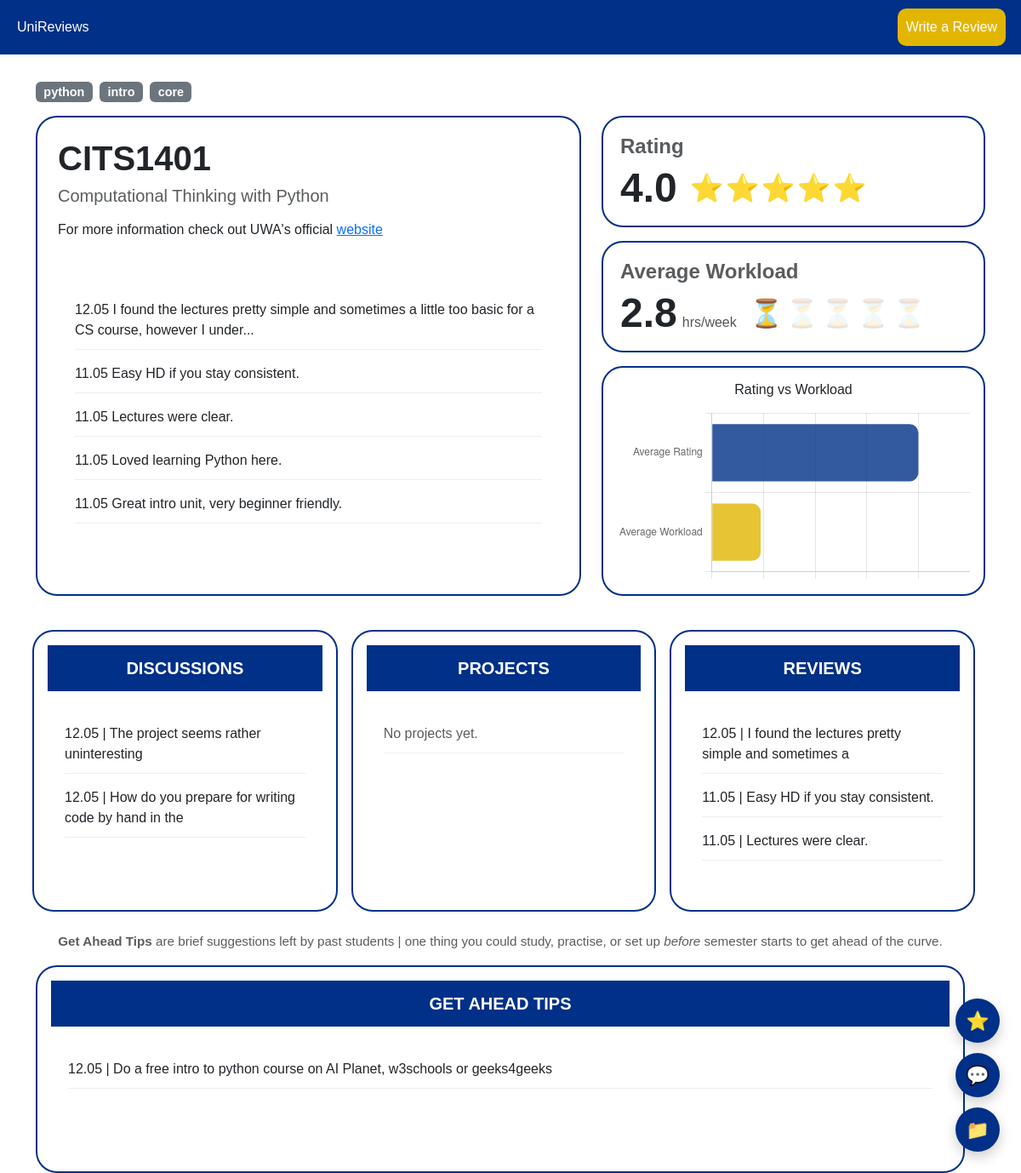
/unit/CITS1401, run on the app's committed database.
### app/models.py (models this page shows, shortened)
class Unit(db.Model):
    __tablename__ = "units"
    code = db.Column(
        db.String(16),
        primary_key=True
    )
    name = db.Column(
        db.String(255),
        nullable=False
    )
    level = db.Column(
        db.Integer,
        nullable=False
    )
    handbook_link = db.Column(db.String(500))
    tags = db.Column(db.JSON, default=list)
    prerequisites = db.Column(db.JSON, default=list)
    tips = db.Column(db.Text)
    reviews = db.relationship(
        "Review",
        back_populates="unit",
        cascade="all, delete-orphan",
        order_by="desc(Review.created_at)"
    )
    discussions = db.relationship(
        "Discussion",
        back_populates="unit",
        cascade="all, delete-orphan",
        order_by="desc(Discussion.created_at)"
    )
    projects = db.relationship(
        "Project",
        back_populates="unit",
        cascade="all, delete-orphan",
        order_by="desc(Project.created_at)"
    )
    @property
    def rating(self):
        if not self.reviews:
            return 0.0
        return sum(r.rating for r in self.reviews) / len(self.reviews)
    @property
    def workload(self):
        if not self.reviews:
            return 0.0
        return sum(r.workload for r in self.reviews) / len(self.reviews)

class Review(db.Model):
    __tablename__ = "reviews"
    review_id = db.Column(db.Integer, primary_key=True)
    unit_code = db.Column(
        db.String(16),
        db.ForeignKey("units.code"),
        nullable=False
    )
    author_id = db.Column(
        db.Integer,
        db.ForeignKey("users.user_id"),
        nullable=False
    )
    rating = db.Column(db.Float, nullable=False)
    workload = db.Column(db.Float, nullable=False)
    content = db.Column(db.Text, nullable=False)
    get_ahead_tip = db.Column(db.String(200), nullable=True)
    created_at = db.Column(
        db.DateTime,
        default=lambda: datetime.now(timezone.utc)
    )
    unit = db.relationship(
        "Unit",
        back_populates="reviews"
    )
    author = db.relationship(
        "User",
        back_populates="reviews"
    )

class Discussion(db.Model):
    __tablename__ = "discussions"
    discussion_id = db.Column(
        db.Integer,
        primary_key=True
    )
    unit_code = db.Column(
        db.String(16),
        db.ForeignKey("units.code"),
        nullable=False
    )
    author_id = db.Column(
        db.Integer,
        db.ForeignKey("users.user_id"),
        nullable=False
    )
    title = db.Column(
        db.String(255),
        nullable=False
    )
    body = db.Column(
        db.Text,
        nullable=False
    )
    created_at = db.Column(
        db.DateTime,
        default=lambda: datetime.now(timezone.utc)
    )
    upvotes = db.Column(db.Integer, default=0)
    downvotes = db.Column(db.Integer, default=0)
    voters = db.Column(db.JSON, default=list)
    unit = db.relationship(
        "Unit",
        back_populates="discussions"
    )
    author = db.relationship(
        "User",
        back_populates="discussions"
    )
    comments = db.relationship(
        "Comment",
        back_populates="discussion",
        cascade="all, delete-orphan",
        order_by="desc(Comment.created_at)"
    )

### app/routes.py (the view)
@main.route("/unit/<code>")
def unit_page(code):
    unit = Unit.query.get_or_404(code)
    return render_template(
        "unit_page.html",
        unit=unit,
        reviews = sorted(
            unit.reviews,
            key=lambda r: r.created_at,
            reverse=True
        ),
        discussions = sorted(
            unit.discussions,
            key=lambda d: d.created_at,
            reverse=True
        ),
        projects = sorted(
            unit.projects,
            key=lambda p: p.created_at,
            reverse=True
        )
    )

### app/routes.py (called while the page is built)
@main.context_processor
def inject_globals():
    return dict(
        current_user_id=get_current_user(),
        current_user=get_current_user_obj()
    )

def get_current_user():
    return session.get("user_id")

def get_current_user_obj():
    user_id = get_current_user()
    if not user_id:
        return None
    return User.query.get(get_current_user())

### app/templates/unit_page.html (shortened to what this page needs)
{% extends "base.html" %}
{% block styles %}
    <link href="{{ url_for('static', filename='css/unit_page.css') }}" rel="stylesheet">
{% endblock %}
{% block content %}
    <div class="container mt-5 pt-5">
        {% if unit.tags %}
            <div class="mb-3">
                {% for tag in unit.tags %}
                    <span class="badge bg-secondary me-1">
                        {{ tag }}
                    </span>
                {% endfor %}
            </div>
        {% endif %}
        <div class="row align-items-stretch">
            <div class="col-md-7 d-flex">
                <div class="card p-4 flex-fill">
                    <h1 class="fw-bold">
                        {{ unit.code }}
                    </h1>
                    <h5 class="text-muted mb-3">
                        {{ unit.name }}
                    </h5>
                    <p>
                        For more information check out UWA's official
                        <a
                            href="{{ unit.handbook_link }}"
                            target="_blank">
                            website
                        </a>
                    </p>
                    <ul class="recent-reviews-list mt-4">
                        {% for review in reviews[:5] %}
                            <li class="review-wide-card">
                                <span class="review-date">
                                {{ review.created_at.strftime("%d.%m") }}
                                </span>
                                <span class="review-rating">
                                    {{ review.content[:100] }}{% if review.content|length > 100%}...{% endif%}
                                </span>
                            </li>
                        {% else %}
                            <li class="text-muted">No reviews have been left yet.</li>
                        {% endfor %}
                    </ul>
                </div>
            </div>
            <div class="col-md-5 d-flex flex-column gap-3">
                <div class="card p-3 text-start flex-fill rating-card">
                    <h6 class="text-muted">Rating</h6>
                    <div class="rating-info">
                        <h2 class="fw-bold">{{ "%.1f"|format(unit.rating) }}</h2>
                        <div class="rating-stars">
                            {% for i in range(1, 6) %}
                                <span class="star {% if unit.rating >= i %}filled{% endif %}">⭐️</span>
                            {% endfor %}
                        </div>
                    </div>
                </div>
                {% from "macros/workload.html" import workload_display %}
                <div class="card p-3 text-start flex-fill rating-card">
                    <h6 class="text-muted">Average Workload</h6>
                    <div class="rating-info">
                        {{ workload_display(unit.workload) }}
                    </div>
                </div>
                <div class="card p-3 flex-fill">
                    <h6 class="chart-main-title text-center">
                        Rating vs Workload
                    </h6>
                    <canvas id="ratingWorkloadChart"></canvas>
                </div>
            </div>
        <div class="row mt-4 g-3">
            <div class="col-md-4">
                <a href={{ url_for('main.unit_discussions', unit_code=unit.code) }}
                    class="text-decoration-none text-dark">
                    <div class="card p-3 h-100">
                        <h5>
                            Discussions
                        </h5>
                        <ul class="mt-2">
                            {% for d in discussions[:3] %}
                                <li>
                                    {{ d.created_at.strftime("%d.%m") }}
                                    |
                                    {{ d.title[:50] }}
                                </li>
                            {% else %}
                                <li class="text-muted">
                                    No discussions yet.
                                </li>
                            {% endfor %}
                        </ul>
                    </div>
                </a>
            </div>
            <div class="col-md-4">
                <a
                    href={{url_for('main.unit_projects', unit_code=unit.code)}}
                    class="text-decoration-none text-dark">
                    <div class="card p-3 h-100">
                        <h5>Projects</h5>
                        <ul class="mt-2">
                            {% for p in projects[:3] %}
                                <li>
                                    {{ p.created_at.strftime("%d.%m") }}
                                    |
                                    {{ p.title[:50] }}
                                </li>
                            {% else %}
                                <li class="text-muted">
                                    No projects yet.
                                </li>
                            {% endfor %}
                        </ul>
                    </div>
                </a>
            </div>
            <div class="col-md-4">
                <a
                    href={{ url_for('main.unit_reviews', unit_code=unit.code) }}
                    class="text-decoration-none text-dark">
                    <div class="card p-3 h-100">
                        <h5>Reviews</h5>
                        <ul class="mt-2">
                            {% for r in reviews[:3] %}
                                <li>
                                    {{ r.created_at.strftime("%d.%m") }}
                                    |
                                    {{ r.content[:50] }}
                                </li>
                            {% else %}
                                <li class="text-muted">
                                    No additional reviews.
                                </li>
                            {% endfor %}
                        </ul>
                    </div>
                </a>
            </div>
        </div>
        <div class="row mt-4">
            <div class="col-12">
                <p class="text-muted text-center mb-3" style="font-size: 0.95rem;">
                    <strong>Get Ahead Tips</strong> are brief suggestions left by past students |
                    one thing you could study, practise, or set up <em>before</em> semester starts
                    to get ahead of the curve.
                </p>
                <a href="{{ url_for('main.get_ahead_tips', unit_code=unit.code) }}"
                class="text-decoration-none text-dark">
                    <div class="card p-3 h-100">
                        <h5>Get Ahead Tips</h5>
                        <ul class="mt-2">
                            {% for r in reviews[:5] if r.get_ahead_tip %}
                                <li class="get-ahead-tip-preview">
                                    {{ r.created_at.strftime("%d.%m") }}
                                    |
                                    {{ r.get_ahead_tip }}
                                </li>
                            {% else %}
                                <li class="text-muted">No tips yet, be the first to leave one when you write a review!</li>
                            {% endfor %}
                        </ul>
                    </div>
                </a>
            </div>
        </div>
    </div>
{% endblock %}
{% block scripts %}
    <script>
    const ctx = document.getElementById('ratingWorkloadChart');
    new Chart(ctx, {
        type: 'bar',
        data: {
            labels: ['Average Rating', 'Average Workload'],
            datasets: [{
                label: 'Unit Scores',
                data: [{{ unit.rating }}/5, {{ unit.workload }}/15],
                backgroundColor: [
                    'rgba(0, 48, 135, 0.8)',
                    'rgba(226, 182, 0, 0.8)'
                ],
                borderRadius: 10
            }]
        },
        options: {
            indexAxis: 'y',
            scales: {
                x: {
                    min: 0,
                    max: 1,
                    ticks: { display: false}
                }
            },
            plugins: {
                legend: { display: false }
            }
        }
    });
    </script>
{% endblock %}

### app/static/css/unit_page.css (style rules this page uses)
body { background-color: white; font-family: Arial, Helvetica, sans-serif; }
.container { padding-top: 80px; }
.badge { font-size: 0.9rem; }
.card { border-radius: 25px; border: 2px solid rgba(0,48,135); overflow: hidden; transition:0.2s; background-color:white; }
.row.mt-4 .card h5 { background-color: rgb(0,48,135); color: white; padding: 15px; margin: 0; text-align: center; font-weight: bold; text-transform: uppercase; }
.col-md-7 .card h5 { background-color: transparent; color: inherit; padding: 0; margin-bottom: 0.5rem; text-align: left; text-transform: none; }
ul { padding-left: 18px; }
li { margin-bottom: 6px; }
.card ul { padding:20px; list-style:none; }
.card li { padding: 10px 0; border-bottom:1px solid #eee; }
.rating-card { display: flex !important; flex-direction: column !important; justify-content: center !important; padding: 20px !important; min-height: 120px !important; }
.rating-card h6 { font-size: 1.5rem !important; font-weight: bold!important; margin-bottom: 10px !important; color: #333; }
.rating-info { display: flex!important; flex-direction: row!important; align-items: center!important; gap: 15px; }
.rating-info h2 { font-size: 3rem !important; margin: 0 !important; line-height: 1; text-align: center !important; }
.rating-stars { display: flex; gap: 2px; font-size: 2rem; color: #FFD700; }

### data on the page
Unit: code "CITS1401", name "Computational Thinking with Python"
Review: created_at "12.05", content "I found the lectures pretty simple and sometimes a little too basic for a CS course, however I under", rating "4.0", content "I found the lectures pretty simple and sometimes a", get_ahead_tip "Do a free intro to python course on AI Planet, w3schools or geeks4geeks"
Review: created_at "11.05", content "Easy HD if you stay consistent."
Review: created_at "11.05", content "Lectures were clear."
Review: created_at "11.05", content "Loved learning Python here."
Review: created_at "11.05", content "Great intro unit, very beginner friendly."
Discussion: created_at "12.05", title "The project seems rather uninteresting"
Discussion: created_at "12.05", title "How do you prepare for writing code by hand in the"

### other printed values
{{ tag }} "python" "intro" "core"
{{ hours_str }} "2.8"
chart data {{ unit.rating }} 4.0
chart data {{ unit.workload }} 2.8333333333333335
